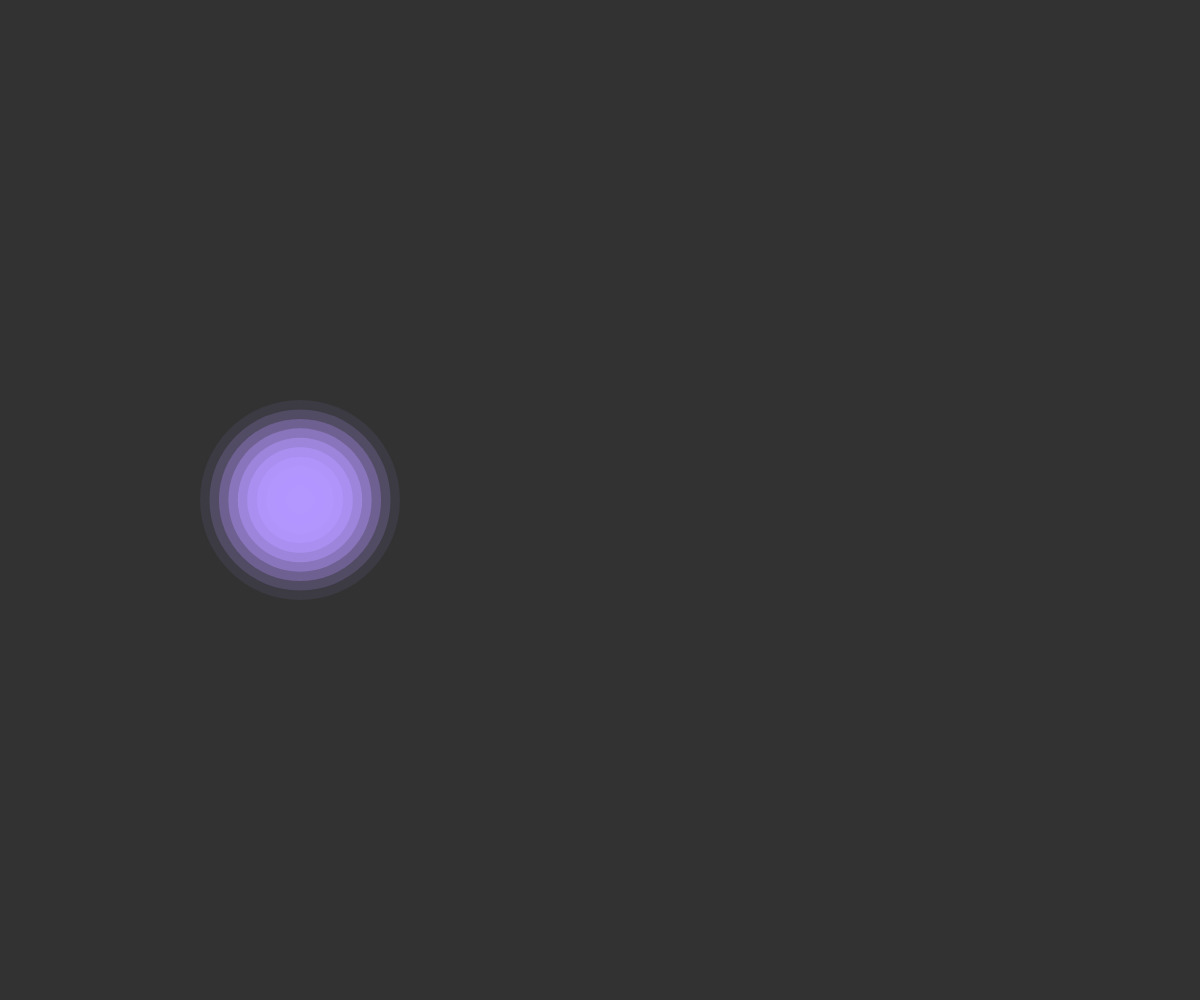
Frame 1 (no input)
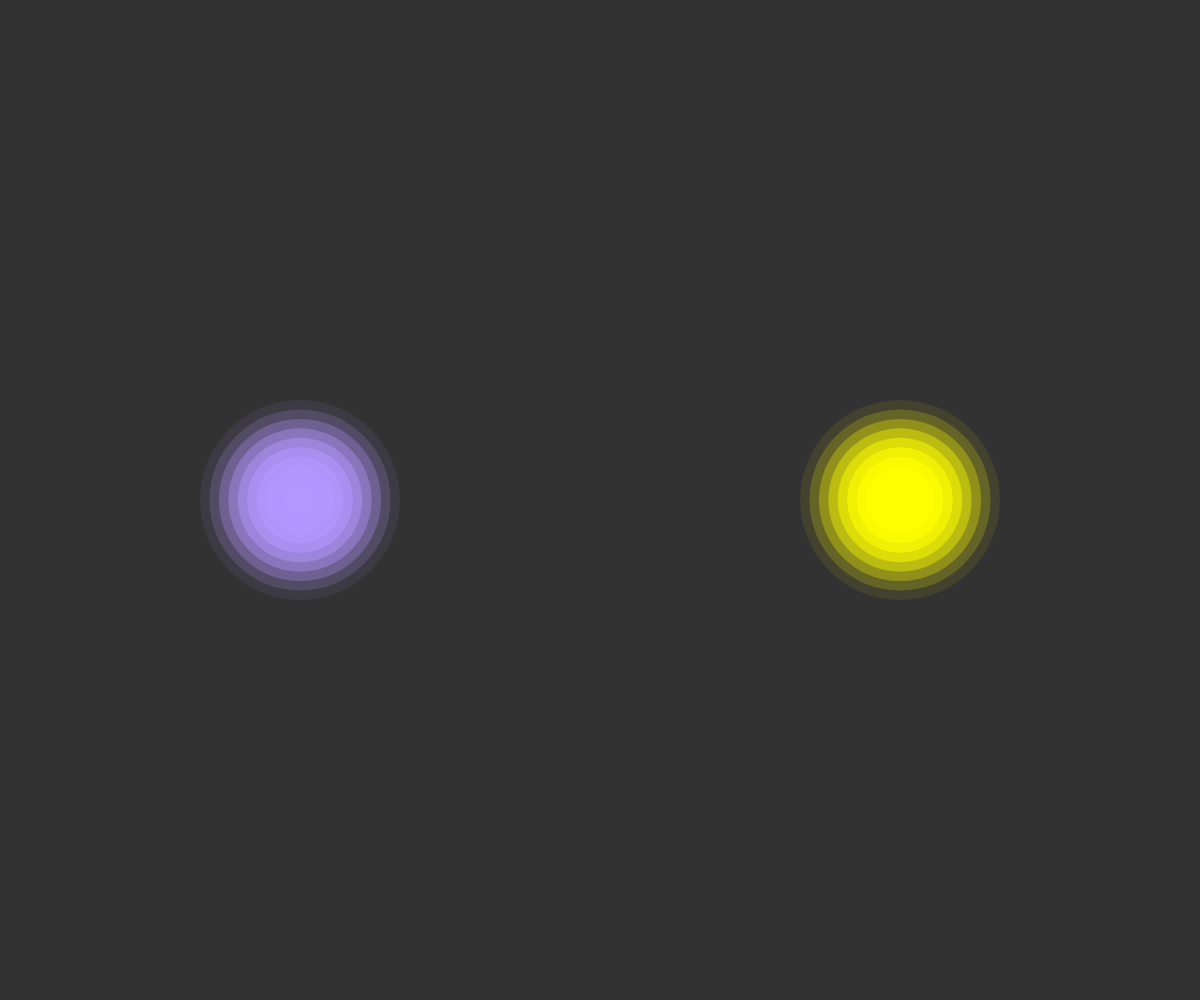
Frame 60 (no input)
Frame 120 (the mouse pressed at the canvas centre since frame 60): identical to frame 1, image omitted

The p5.js sketch that drew these frames (run headless with seeded random() and noise() and a simulated clock; from frame 60 on, the mouse is pressed at the canvas centre):

// p5.js sketch
// ── sketch.js
let blinkLeft = true;
let blinkRight = false;
let interval = 800; // in milliseconds
let prevTime;

function setup() {
  createCanvas(windowWidth, windowHeight);
  prevTime = millis(); // Converts previous start time to milliseconds
}

function draw() {
  background(50);

  console.log(frameCount);
  // Controls frame rate and speed to when object appears
  if (frameCount % 30 === 0) blinkLeft = !blinkLeft;
  if (blinkLeft) drawlight(width / 4, height / 2, color(180, 150, 255));
  if (millis() > prevTime + interval) {
    blinkRight = !blinkRight;
    prevTime = millis();
  }
  if (blinkRight) drawlight(width - width / 4, height / 2, color(255, 255, 0));
}

function drawlight(x, y, c) {
  let r = red(c);
  let g = green(c);
  let b = blue(c);

  for (let i = 0; i < 10; i++) {
    let dia = map(i, 0, 9, 200, 30);
    let alpha = map(i, 0, 9, 20, 255);
    fill(r, g, b, alpha);
    noStroke();
    circle(x, y, dia);
  }
}
